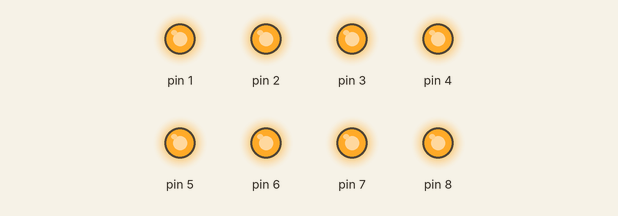
Simulated run of this sketch. Board: Arduino Uno, built with avr-gcc and run on an emulated ATmega328P. Shown: output pins drawn as LEDs (lit = HIGH).

Above: at 0.05 s.
At 0.35 s:
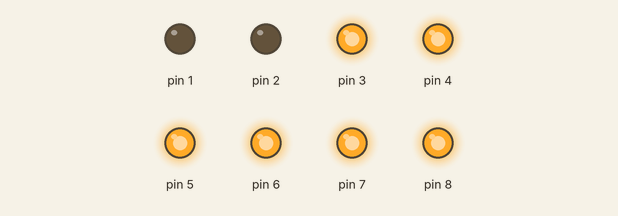
At 0.75 s:
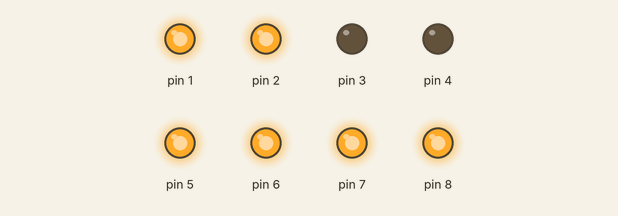
At 1.55 s:
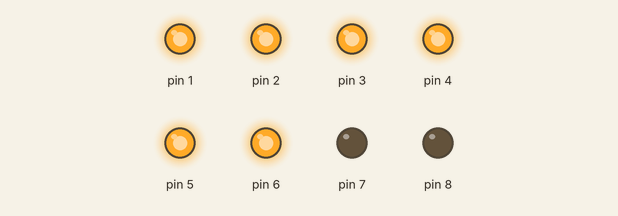
At 2.45 s:
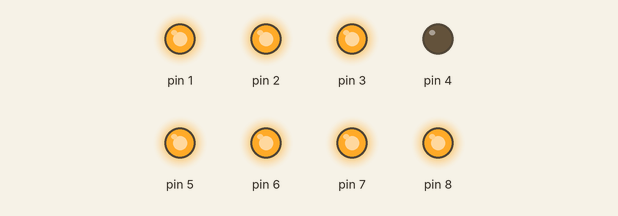
At 3.4 s:
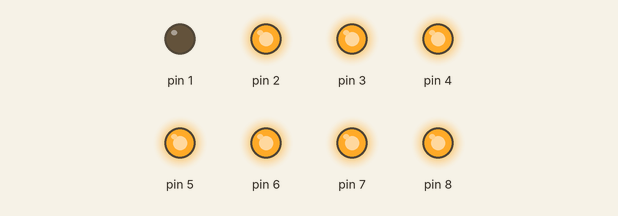
Timing chart, 0 to 3.7 s (numbered marks = the images above):
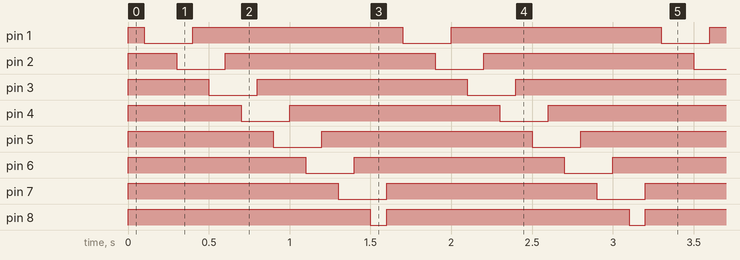

The sketch:

Relay_test.ino
```cpp
int d_time = 100;


void setup() {

  pinMode(1, OUTPUT);
  pinMode(2, OUTPUT);
  pinMode(3, OUTPUT);
  pinMode(4, OUTPUT);
  pinMode(5, OUTPUT);
  pinMode(6, OUTPUT);
  pinMode(7, OUTPUT);
  pinMode(8, OUTPUT);

  digitalWrite(1, HIGH);
  digitalWrite(2, HIGH);
  digitalWrite(3, HIGH);
  digitalWrite(4, HIGH);
  digitalWrite(5, HIGH);
  digitalWrite(6, HIGH);
  digitalWrite(7, HIGH);
  digitalWrite(8, HIGH);
}

void loop() {
  int i = 0;
  for(; i < 8; i++) {
    digitalWrite(i, LOW);
    delay(d_time);
    digitalWrite(i + 1, LOW);
    delay(d_time);
    digitalWrite(i, HIGH);
  }

  digitalWrite(8, HIGH);


}
```

Measured:
- by itself, pin 1–7: alternates HIGH for 1.3 s and LOW for 0.30 s
- by itself, pin 8: alternates HIGH for 1.5 s and LOW for 0.10 s
- by itself, everything shown: repeats every 1.6 s, in 15 steps
